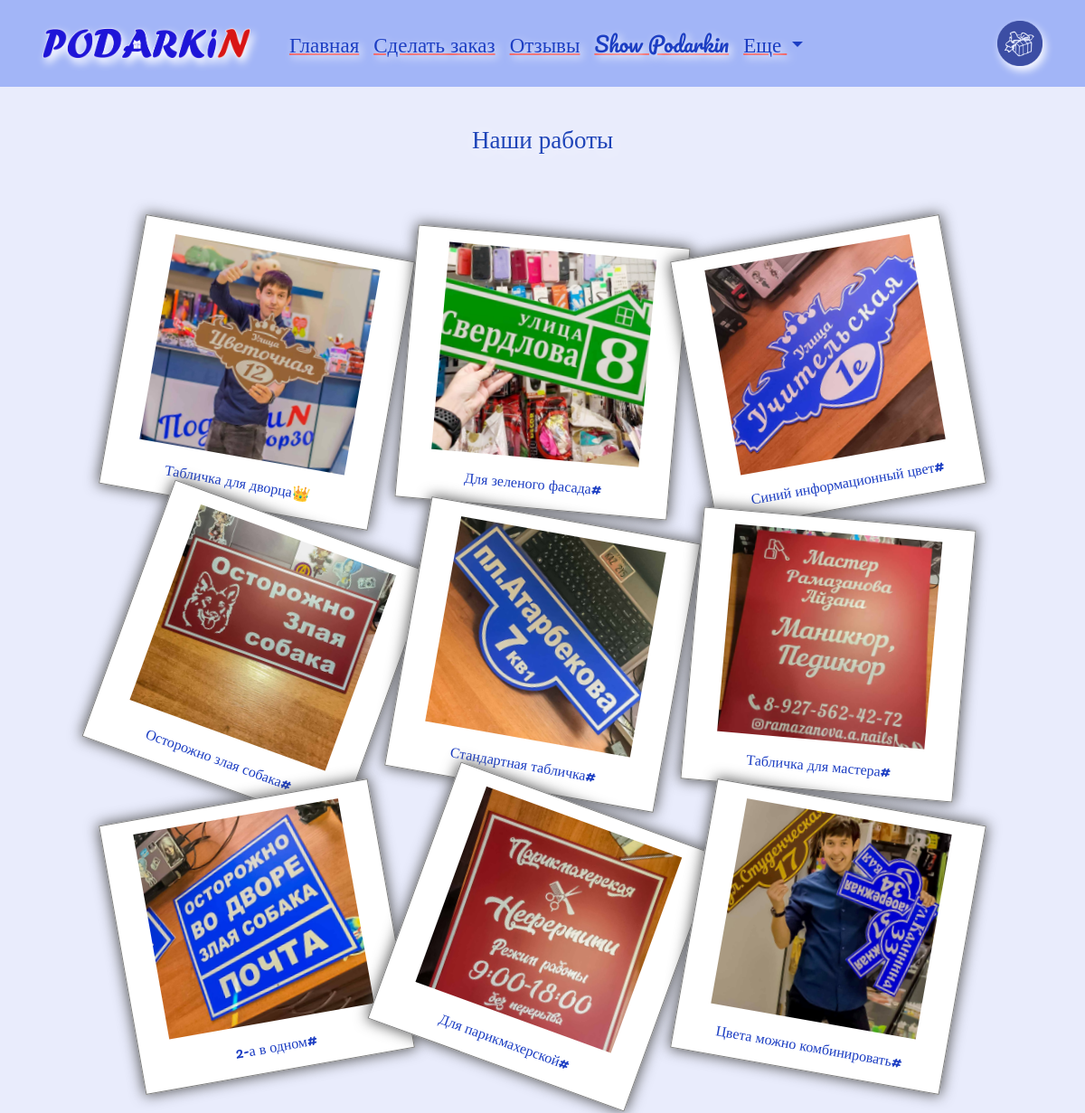
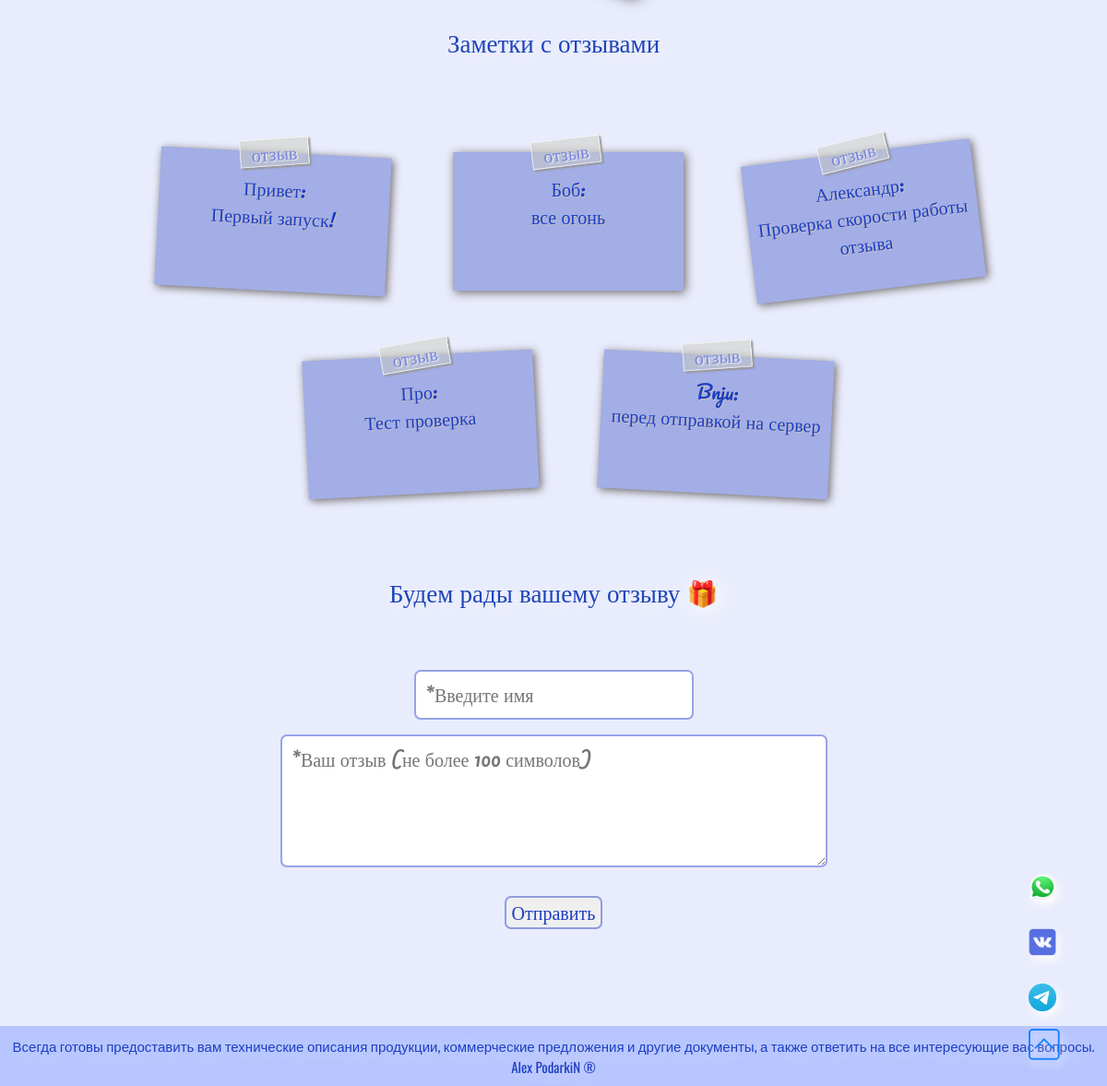
The app's page /our_works/ with its own data (2 pictures, top to bottom).
### myapp/models.py (models this page shows, shortened)
class Review(models.Model):
    name_autor = models.CharField(max_length=20, blank=False)
    review_autor = models.TextField(max_length=100, blank=False)

### myapp/views.py (the view)
# urls.py: path('our_works/', views.our_works, name='our_works'),
def our_works(request):
    if request.method == 'POST':
        form = forms.ReviewForm(request.POST)
        if form.is_valid():
            form.save()
            return redirect('/our_works/')
    else:
        form = forms.ReviewForm()
    reviews = models.Review.objects.all()
    return render(request, 'myapp/our_works.html', {'form': form, 'reviews': reviews})

### myapp/forms.py (shortened to what this page needs)
class ReviewForm(forms.ModelForm):
    def __init__(self, *args, **kwargs):
        super().__init__(*args, **kwargs)
        self.fields['name_autor'].label = ''
        self.fields['review_autor'].label = ''
    class Meta:
        model = models.Review
        fields = ['name_autor', 'review_autor']
        widgets = {
            'name_autor': forms.TextInput(attrs={'placeholder': '*Введите имя', 'class': 'our_works'}),
            'review_autor': forms.Textarea(attrs={'placeholder': '*Ваш отзыв (не более 100 символов)',
                                                  'class': 'our_works', 'cols': 45, 'rows': 4}),
        }

### myapp/templates/myapp/our_works.html (shortened to what this page needs)
{% extends 'base.html' %}
{% load static %}
{% block main %}
    <div class="description-polaroid">
        <h3>
            Наши работы
        </h3>
    </div>
    <div>
        <ul class="foto_polaroid">
            <li class="polaroid_li"><img alt="" src="{% static 'myapp/foto_our_works/our_works2.jpg' %}" width="200">
                <p>Табличка для дворца&#128081;</p></li>
            <li class="polaroid_li"><img alt="" src="{% static 'myapp/foto_our_works/our_works10.jpg' %}"
                                         width="200"/>
                <p>Для зеленого фасада#</p></li>
            <li class="polaroid_li"><img alt="" src="{% static 'myapp/foto_our_works/our_works3.jpg' %}"
                                         width="200"/>
                <p>Синий информационный цвет#</p></li>
            <li class="polaroid_li"><img alt="" src="{% static 'myapp/foto_our_works/our_works4.jpg' %}"
                                         width="200"/>
                <p>Осторожно злая собака#</p></li>
            <li class="polaroid_li"><img alt="" src="{% static 'myapp/foto_our_works/our_works5.jpg' %}"
                                         width="200"/>
                <p>Стандартная табличка#</p></li>
            <li class="polaroid_li"><img alt="" src="{% static 'myapp/foto_our_works/our_works6.jpg' %}"
                                         width="200"/>
                <p>Табличка для мастера#</p></li>
            <li class="polaroid_li"><img alt="" src="{% static 'myapp/foto_our_works/our_works7.jpg' %}"
                                         width="200"/>
                <p>2-а в одном#</p></li>
            <li class="polaroid_li"><img alt="" src="{% static 'myapp/foto_our_works/our_works8.jpg' %}"
                                         width="200"/>
                <p>Для парикмахерской#</p></li>
            <li class="polaroid_li"><img alt="" src="{% static 'myapp/foto_our_works/our_works1.jpg' %}"
                                         width="200"/>
                <p>Цвета можно комбинировать#</p></li>
        </ul>
    </div>
    <br><br>
    {% if reviews %}
        <div class="description-polaroid">
            <h3>
                Заметки с отзывами
            </h3>
        </div>
        <ul id="notes" class="flex-container">
            {% for review in reviews %}
                <li>
                    <p>{{ review.name_autor }}: <br>{{ review.review_autor }}</p>
                </li>
            {% endfor %}
        </ul>
    {% endif %}
    <div class="description-polaroid">
        <h3>
            Будем рады вашему отзыву &#127873;
        </h3>
    </div>
    <div>
        <form action="{% url 'our_works' %}" method="post" enctype="multipart/form-data">
            {{ form.as_p }}
            <div class="our_works">
                <input type="submit" value="Отправить">
            </div>
        </form>
    </div>
{% endblock %}

### templates/base.html (shortened to what this page needs)
<!DOCTYPE html>
{% load static %}
<html lang="ru">
<head>
    <link href="https://cdn.jsdelivr.net/npm/bootstrap@5.3.1/dist/css/bootstrap.min.css" rel="stylesheet"
>
    <link rel="stylesheet" href="{% static 'myapp/css/firstapp.css' %}">
</head>
<body>
<div class="wrapper">
    <div class="content">
        <header id="header" class="fixed-top">
            {% block header %}
                <nav class="navbar navbar-expand-lg navbar-dark" style="background-color: #a2b5f7;">
                    <div class="container-fluid">
                        <img class="image" alt="" src="{% static 'myapp/index/logo.png' %}">
                        <div class="collapse navbar-collapse" id="navbarSupportedContent">
                            <ul class="navbar-nav me-auto mb-2 mb-lg-0">
                                <li class="nav-item"><a class="nav-link" href="{% url 'index' %}">Главная</a></li>
                                <li class="nav-item"><a class="nav-link" href="{% url 'make_order' %}">Сделать заказ</a>
                                </li>
                                <li class="nav-item"><a class="nav-link" href="{% url 'our_works' %}">Отзывы</a></li>
                                <li class="nav-item"><a class="nav-link" href="{% url 'assortment_gifts' %}">Show
                                    Podarkin</a></li>
                                <li class="nav-item dropdown">
                                    <a class="nav-link dropdown-toggle" href="#" id="navbarDropdown" role="button"
                                       data-bs-toggle="dropdown" aria-expanded="false">
                                        Еще
                                    </a>
                                </li>
                            </ul>
                            <img class="circle-gift" alt="" src="{% static 'myapp/index/circle_gift.png' %}">
                        </div>
                    </div>
                </nav>
            {% endblock %}
        </header>
        <main>
            {% block main %}{% endblock %}
            <ul class="social-icons alex">
                <li class="nav-item">
                    <a href="https://wa.me/+79270740573"><img src='{% static 'myapp/index/WhatsApp.png' %}'
                                                              alt=""/></a>
                </li>
                <li class="nav-item">
                    <a href="https://vk.com/andr.podarkin"><img src='{% static 'myapp/index/vk.png' %}'
                                                                alt=""/></a>
                </li>
                <li class="nav-item">
                    <a href="https://t.me/Alex_podarkiN"><img src='{% static 'myapp/index/telegram-logo.png' %}'
                                                              alt=""/></a>
                </li>
            </ul>
        </main>
    </div>
    <footer>
        <div>
            <div>
                <a href="#" id="toTop"><img src="{% static 'myapp/index/up.png' %}" alt=""></a>
            </div>
            <div class="footer">
                Всегда готовы предоставить вам технические описания продукции, коммерческие предложения и другие
                документы, а также ответить на все интересующие вас вопросы. <br> Alex PodarkiN &#174;
            </div>
        </div>
    </footer>
</div>
</body>
</html>

### myapp/static/myapp/css/firstapp.css (style rules this page uses)
html, body { text-align: center; user-select: none; padding-top: 3em; height: 100%; background: #e9ecfc; color: #1c3ec3; font-family: 'Pacifico', cursive; }
form input { color: #1c3ec3; border-radius: 7px; outline: none; border: 2px solid rgba(52, 75, 209, 0.51); }
.nav-link { font-size: 23px; user-select: none; color: #1c3ec3; text-shadow: 3px 3px 10px #ffffff; text-decoration: underline 2px rgba(244, 91, 91, 0.94); }
div img { width: 250px; height: auto; margin: 5px 25px; padding: 10px; -webkit-filter: drop-shadow(3px 5px 5px #ffffff); float: left; }
.circle-gift { width: 70px; float: right; }
.flex-container { display: inline-flex; flex-wrap: wrap; justify-content: center; }
.wrapper { position: relative; min-height: 100%; }
.content { padding-bottom: 10em; margin-bottom: 50px; margin-left: 2em; margin-right: 2em; }
.footer { font-family: 'Oswald', sans-serif; text-shadow: 3px 3px 25px #ffffff; color: #1c3ec3; background: #b6c5ff; font-size: 15px; padding: 10px; position: absolute; left: 0; bottom: 0; width: 100%; height: auto; min-width: 100%; }
.alex { list-style-type: none; position: fixed; bottom: 50px; right: 20px; z-index: 100; }
.social-icons { user-select: none; list-style-type: none; }
.social-icons img { width: 50px; height: 50px; transition: transform 0.7s; }
div #toTop { width: 70px; height: 70px; z-index: 300; bottom: 10px; display: inline-flex; right: 53px; position: fixed; }
.foto_polaroid { position: relative; margin: 0; padding: 0; }
.polaroid_li img { width: 250px; }
.polaroid_li { text-align: center; display: inline-block; list-style: none; position: relative; border: solid 1px #7f7f7f; background: #fff; box-shadow: 0 0 15px 1px #555; margin: 5px 5px 5px 5px; transition: all 1s ease; -o-transition: all 1s ease; -moz-transition: all 1s ease; -webkit-transition: all 1s ease; top: 20px; }
.polaroid_li:nth-child(4n - 3) { transform: rotate(10deg); }
.polaroid_li:nth-child(4n - 2) { transform: rotate(5deg); }
.polaroid_li:nth-child(4n - 1) { transform: rotate(-10deg); }
.polaroid_li:nth-child(4n) { transform: rotate(20deg); }
.description-polaroid h3 { font-size: 27px; display: block; padding: 1.5em 10%; margin-bottom: 1em; color: #1e44b8; text-shadow: 3px 3px 25px #ffffff; }
#notes li { list-style-type: none; position: relative; width: 250px; min-height: 150px; margin: 35px; padding: 25px 5px 5px 5px; background: #a2aee5; box-shadow: 2px 2px 10px #6d6767; font-size: 20px; text-shadow: #c9bfbf 1px 1px 1px; }
#notes li:nth-child(4n - 3) { transform: rotate(3deg); }
#notes li:nth-child(4n - 1) { transform: rotate(-7deg); }
#notes li:nth-child(4n) { transform: rotate(-3deg); }
#notes li::before { content: 'отзыв '; display: block; position: absolute; left: 85px; top: -15px; width: 75px; height: 30px; z-index: 2; background-color: rgba(206, 206, 194, 0.5); border: 1px solid rgba(255, 255, 255, 0.7); box-shadow: 2px 2px 2px #989595; transform: rotate(-7deg); color: rgba(34, 58, 217, 0.52); text-shadow: white 1px 1px 2px; }
#notes li { transition: all 1s ease; -o-transition: all 1s ease; -moz-transition: all 1s ease; -webkit-transition: all 1s ease; }
.our_works { padding: 10px; font-size: 20px; }
form textarea { color: #1c3ec3; border-radius: 7px; outline: none; border: 2px solid rgba(52, 75, 209, 0.51); }

### records on screen
Review: name_autor "Привет", review_autor "Первый запуск!"
Review: name_autor "Боб", review_autor "все огонь"
Review: name_autor "Александр", review_autor "Проверка скорости работы отзыва"
Review: name_autor "Про", review_autor "Тест проверка"
Review: name_autor "Bnju", review_autor "перед отправкой на сервер"
